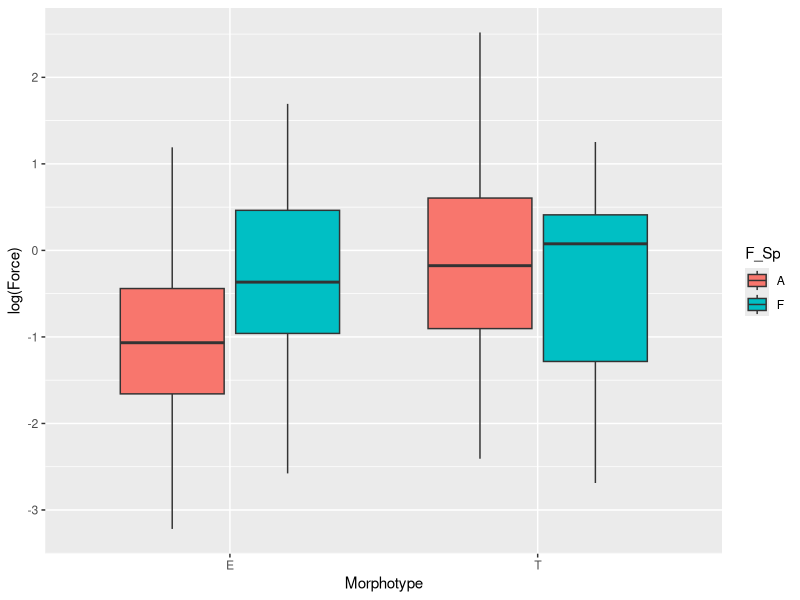
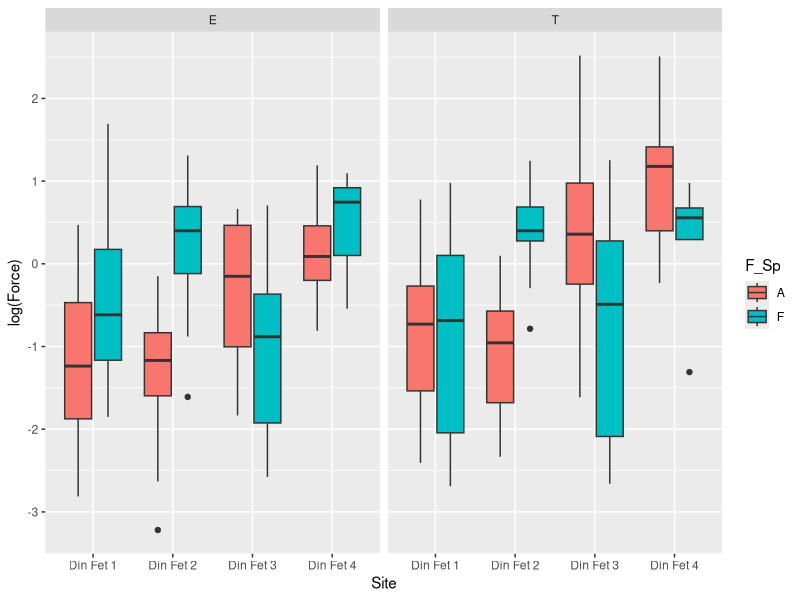
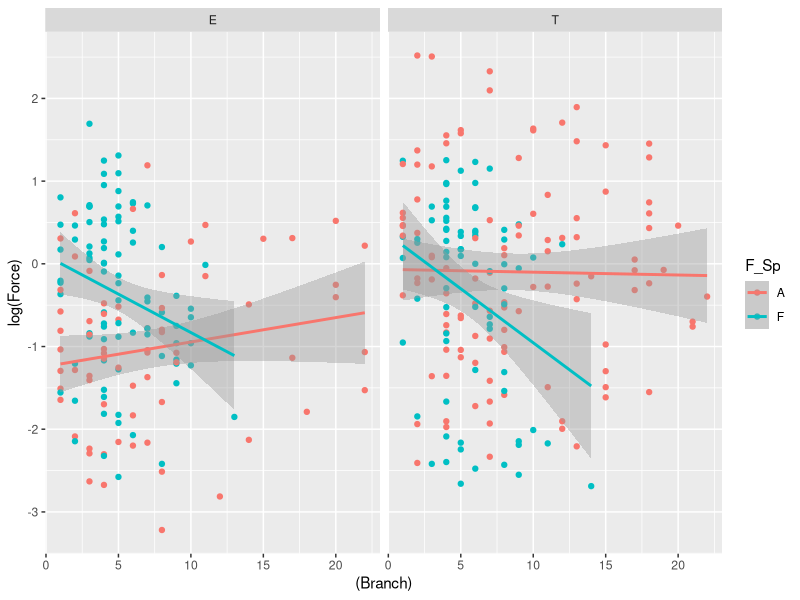

The R script that drew these images, in order:
library(readxl)
library(dplyr)
library(ggplot2)


dinfet <- read_excel("Data/Din Fet 2024.xlsx")

ggplot(data = dinfet, aes(x = Morphotype, y = log(Force) )) + 
  geom_boxplot(aes(fill = F_Sp))


ggplot(data = dinfet, aes(x = Site, y = log(Force), fill = F_Sp)) + 
  geom_boxplot() + 
  facet_wrap(~Morphotype)



ggplot(data = dinfet, aes(x = (Branch), y = log(Force), color = F_Sp)) + 
  geom_point() + 
  facet_wrap(~Morphotype) + 
  geom_smooth(method = "lm")

Mod <- lm(log(Force) ~ Branch * Morphotype * F_Sp, data = dinfet)

drop1(Mod, test = "F")


Mod2 <- update(Mod, .~.- Branch:Morphotype:F_Sp)

drop1(Mod2, test = "F")

Mod3 <- update(Mod2, .~.- Branch:Morphotype)

drop1(Mod3, test = "F")

summary(Mod3)
